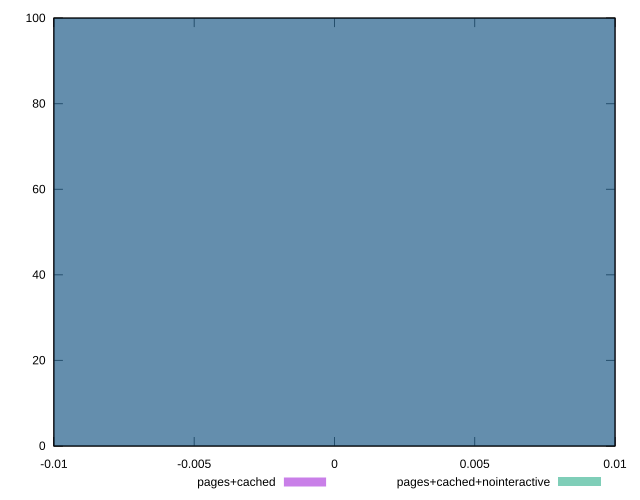

Write the gnuplot code that produced this figure.
reset
set terminal svg size 640, 500
set output "reprap/redirects/comparison/histogram/2_vs_3.svg"

$pagesCached <<EOF
0 100
EOF

$pagesCachedNointeractive <<EOF
0 100
EOF

set key outside below
set boxwidth 0.1
set yrange [0:100]
set style fill transparent solid 0.5 noborder

plot \
  $pagesCached title "pages+cached" with boxes, \
  $pagesCachedNointeractive title "pages+cached+nointeractive" with boxes, \


reset
